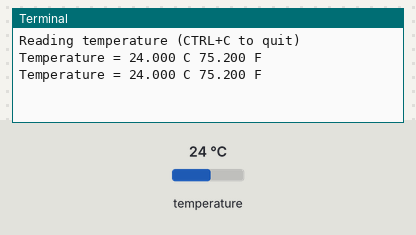
A program run on a simulated Raspberry Pi (BCM pin numbers). On the bench: the last lines printed to the terminal. Inputs (shaded band) come from the test bench; at power-on: temperature 24 °C.

Above: at 1.2 s.
1.3 s: temperature set to 12 °C
At 2.6 s:
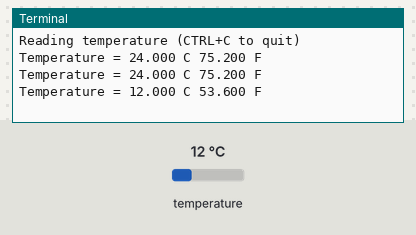
2.8 s: temperature set to 19 °C
At 3.8 s:
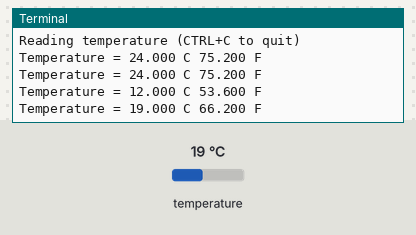
Timing chart, 0 to 5.8 s (numbered marks = the images above; inputs shaded):
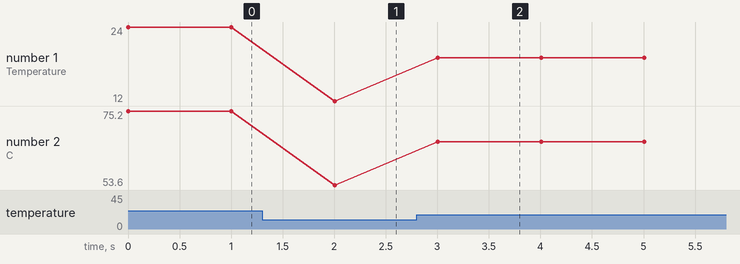

Measured:
- after the input at 1.3 s, the terminal: prints a new line after 0.70 s (image 1)
- after the input at 2.8 s, the terminal: prints a new line after 0.21 s (image 2)
- plotted number 1: 24 → 12 after the input at 1.3 s, 12 → 19 after the input at 2.8 s
- plotted number 2: 75.2 → 53.6 after the input at 1.3 s, 53.6 → 66.2 after the input at 2.8 s

The program:

MCP9808.py
```python
from Adafruit_I2C import Adafruit_I2C
import smbus
import time

MCP9808_I2CADDR_DEFAULT =       0x18

MCP9808_REG_CONFIG_SHUTDOWN =   0x0100
MCP9808_REG_CONFIG_CRITLOCKED = 0x0080
MCP9808_REG_CONFIG_WINLOCKED =  0x0040
MCP9808_REG_CONFIG_INTCLR =     0x0020
MCP9808_REG_CONFIG_ALERTSTAT =  0x0010
MCP9808_REG_CONFIG_ALERTCTRL =  0x0008
MCP9808_REG_CONFIG_ALERTSEL =   0x0002
MCP9808_REG_CONFIG_ALERTPOL =   0x0002
MCP9808_REG_CONFIG_ALERTMODE =  0x0001

MCP9808_REG_CONFIG =            0x01
MCP9808_REG_UPPER_TEMP =        0x02
MCP9808_REG_LOWER_TEMP =        0x03
MCP9808_REG_CRIT_TEMP =         0x04
MCP9808_REG_AMBIENT_TEMP =      0x05
MCP9808_REG_MANUF_ID =          0x06
MCP9808_REG_DEVICE_ID =         0x07

class MCP9808(object):

    def __init__(self, address = MCP9808_I2CADDR_DEFAULT, busnum=-1):
        self.i2c = Adafruit_I2C(address=address, busnum=busnum)
        self.address = address
        if self._readU16(MCP9808_REG_MANUF_ID) != 0x0054: raise Exception()
        if self._readU16(MCP9808_REG_DEVICE_ID) != 0x0400: raise Exception()

    def _readU16(self, reg):
        ret = self.i2c.readList(reg, 2)
        return (ret[0] << 8) + ret[1]

    def readTempC(self):
        t = self._readU16(MCP9808_REG_AMBIENT_TEMP)
        temp = t & 0x0FFF
        temp /= 16.0
        if t & 0x1000: temp -= 256
        return temp

if __name__ == '__main__':
    mcp = MCP9808()

    print "Reading temperature (CTRL+C to quit)"
    while (True):
        c = mcp.readTempC()
        f = c * 9.0 / 5.0 + 32
        print "Temperature = %.3f C %.3f F" % (c, f)
        time.sleep(1);
```
